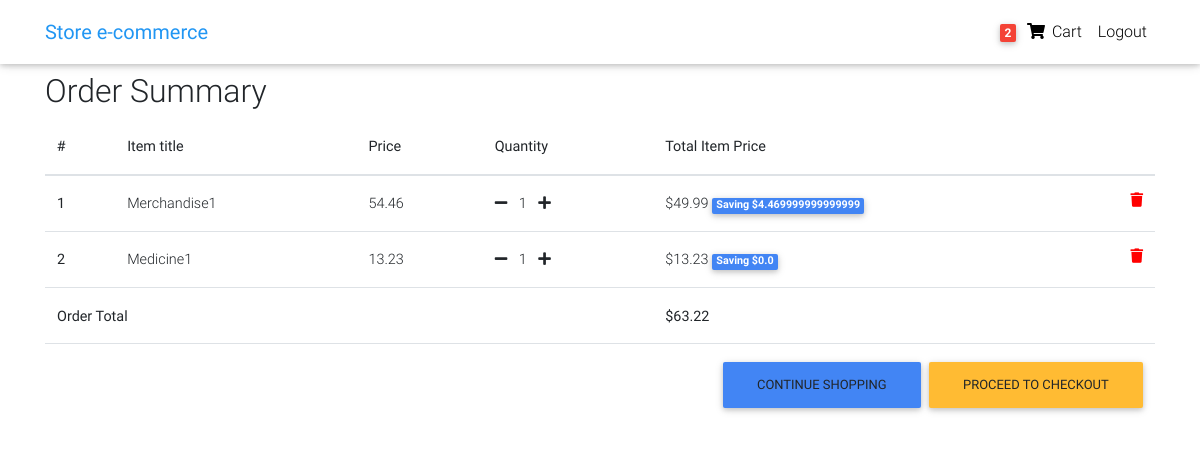
Page /order-summary/ (signed in) on the committed database.
### core/models.py (models this page shows, shortened)
class Order(models.Model):
    user = models.ForeignKey(settings.AUTH_USER_MODEL,
                             on_delete=models.CASCADE)
    ref_code = models.CharField(max_length=20, blank=True, null=True)
    items = models.ManyToManyField(OrderItem)
    start_date = models.DateTimeField(auto_now_add=True)
    ordered_date = models.DateTimeField()
    ordered = models.BooleanField(default=False)
    shipping_address = models.ForeignKey(
        'Address', related_name='shipping_address', on_delete=models.SET_NULL, blank=True, null=True)
    billing_address = models.ForeignKey(
        'Address', related_name='billing_address', on_delete=models.SET_NULL, blank=True, null=True)
    payment = models.ForeignKey(
        'Payment', on_delete=models.SET_NULL, blank=True, null=True)
    coupon = models.ForeignKey(
        'Coupon', on_delete=models.SET_NULL, blank=True, null=True)
    being_delivered = models.BooleanField(default=False)
    received = models.BooleanField(default=False)
    refund_requested = models.BooleanField(default=False)
    refund_granted = models.BooleanField(default=False)
    '''
    1. Item added to cart
    2. Adding a billing address
    (Failed checkout)
    3. Payment
    (Preprocessing, processing, packaging etc.)
    4. Being delivered
    5. Received
    6. Refunds
    '''
    def get_total(self):
        total = 0
        for order_item in self.items.all():
            total += order_item.get_final_price()
        if self.coupon:
            total -= self.coupon.amount
        return total

class OrderItem(models.Model):
    user = models.ForeignKey(settings.AUTH_USER_MODEL,
                             on_delete=models.CASCADE)
    ordered = models.BooleanField(default=False)
    item = models.ForeignKey(Item, on_delete=models.CASCADE)
    quantity = models.IntegerField(default=1)
    def get_total_item_price(self):
        return self.quantity * self.item.price
    def get_total_discount_item_price(self):
        return self.quantity * self.item.discount_price
    def get_amount_saved(self):
        return self.get_total_item_price() - self.get_total_discount_item_price()
    def get_final_price(self):
        if self.item.discount_price:
            return self.get_total_discount_item_price()
        return self.get_total_item_price()

class Item(models.Model):
    title = models.CharField(max_length=100)
    price = models.FloatField()
    discount_price = models.FloatField(blank=True, null=True)
    category = models.CharField(choices=CATEGORY_CHOICES, max_length=3)
    label = models.CharField(choices=LABEL_CHOICES, max_length=1)
    slug = models.SlugField()
    description = models.TextField()
    image = models.ImageField()

### core/views.py (the view)
# urls.py: path('order-summary/', OrderSummaryView.as_view(), name='order-summary'),
class OrderSummaryView(LoginRequiredMixin, View):
    def get(self, *args, **kwargs):
        try:
            order = Order.objects.get(user=self.request.user, ordered=False)
            context = {
                'object': order
            }
            return render(self.request, 'order_summary.html', context)
        except ObjectDoesNotExist:
            messages.warning(self.request, "You do not have an active order")
            return redirect("/")

### core/templatetags/cart_template_tags.py (called while the page is built)
@register.filter
def cart_item_count(user):
    if user.is_authenticated:
        qs = Order.objects.filter(user=user, ordered=False)
        if qs.exists():
            return qs[0].items.count()
    return 0

### templates/order_summary.html (shortened to what this page needs)
{% extends "base.html" %}
{% block content %}
  <main>
    <div class="container">
    <div class="table-responsive text-nowrap">
    <h2>Order Summary</h2>
    <table class="table">
        <thead>
        <tr>
            <th scope="col">#</th>
            <th scope="col">Item title</th>
            <th scope="col">Price</th>
            <th scope="col">Quantity</th>
            <th scope="col">Total Item Price</th>
        </tr>
        </thead>
        <tbody>
        {% for order_item in object.items.all %}
        <tr>
            <th scope="row">{{ forloop.counter }}</th>
            <td>{{ order_item.item.title }}</td>
            <td>{{ order_item.item.price }}</td>
            <td>
                <a href="{% url 'core:remove-single-item-from-cart' order_item.item.slug %}"><i class="fas fa-minus mr-2"></i></a>
                {{ order_item.quantity }}
                <a href="{% url 'core:add-to-cart' order_item.item.slug %}"><i class="fas fa-plus ml-2"></i></a>
            </td>
            <td>
            {% if order_item.item.discount_price %}
                ${{ order_item.get_total_discount_item_price }}
                <span class="badge badge-primary">Saving ${{ order_item.get_amount_saved }}</span>
            {% else %}
                ${{ order_item.get_total_item_price }}
            {% endif %}
            <a style='color: red;' href="{% url 'core:remove-from-cart' order_item.item.slug %}">
                <i class="fas fa-trash float-right"></i>
            </a>
            </td>
        </tr>
        {% endfor %}
        {% if object.get_total %}
        <tr>
            <td colspan="4"><b>Order Total</b></td>
            <td><b>${{ object.get_total }}</b></td>
        </tr>
        <tr>
            <td colspan="5">
            <a class='btn btn-warning float-right ml-2' href='/checkout/'>Proceed to checkout</a>
            <a class='btn btn-primary float-right' href='/'>Continue shopping</a>
            </td>
        </tr>
        {% endif %}
        </tbody>
    </table>
    </div>
    </div>
  </main>
{% endblock content %}

### templates/base.html (shortened to what this page needs)
{% load static %}
<!DOCTYPE html>
<html lang="en">
<head>
  <link rel="stylesheet" href="https://use.fontawesome.com/releases/v5.8.1/css/all.css">
  <link href="{% static 'css/bootstrap.min.css' %}" rel="stylesheet">
  <link href="{% static 'css/mdb.min.css' %}" rel="stylesheet">
  <link href="{% static 'css/style.min.css' %}" rel="stylesheet">
</head>
{% include "navbar.html" %}
<body>
    <div class="mt-5 pt-4">
    </div>
    {% block content %}
    {% endblock content %}
</body>
</html>

### templates/navbar.html (shortened to what this page needs)
{% load cart_template_tags %}
<nav class="navbar fixed-top navbar-expand-lg navbar-light white scrolling-navbar">
    <div class="container">
      <a class="navbar-brand waves-effect" href="/">
        <strong class="blue-text">Store e-commerce</strong>
      </a>
      <div class="collapse navbar-collapse" id="navbarSupportedContent">
        <ul class="navbar-nav nav-flex-icons">
          {% if request.user.is_authenticated %}
          <li class="nav-item">
            <a href="{% url 'core:order-summary' %}" class="nav-link waves-effect">
              <span class="badge red z-depth-1 mr-1"> {{ request.user|cart_item_count }} </span>
              <i class="fas fa-shopping-cart"></i>
              <span class="clearfix d-none d-sm-inline-block"> Cart </span>
            </a>
          </li>
          <li class="nav-item">
            <a class="nav-link waves-effect" href="{% url 'account_logout' %}">
              <span class="clearfix d-none d-sm-inline-block"> Logout </span>
            </a>
          </li>
          {% endif %}
        </ul>
      </div>
    </div>
  </nav>

### templates/scripts.html (shortened to what this page needs)
{% load static %}

### templates/base.html (style rules this page uses)
html, body, header, .carousel { height: 60vh; }

### rows in the picture
OrderItem: item "Merchandise1", item.price "54.46", quantity "1", get_total_discount_item_price "49.99", get_amount_saved "4.469999999999999"
OrderItem: item "Medicine1", item.price "13.23", quantity "1", get_total_discount_item_price "13.23", get_amount_saved "0.0"
Order: get_total "63.22"

### other values in the picture
{{ request.user|cart_item_count }} "2"
